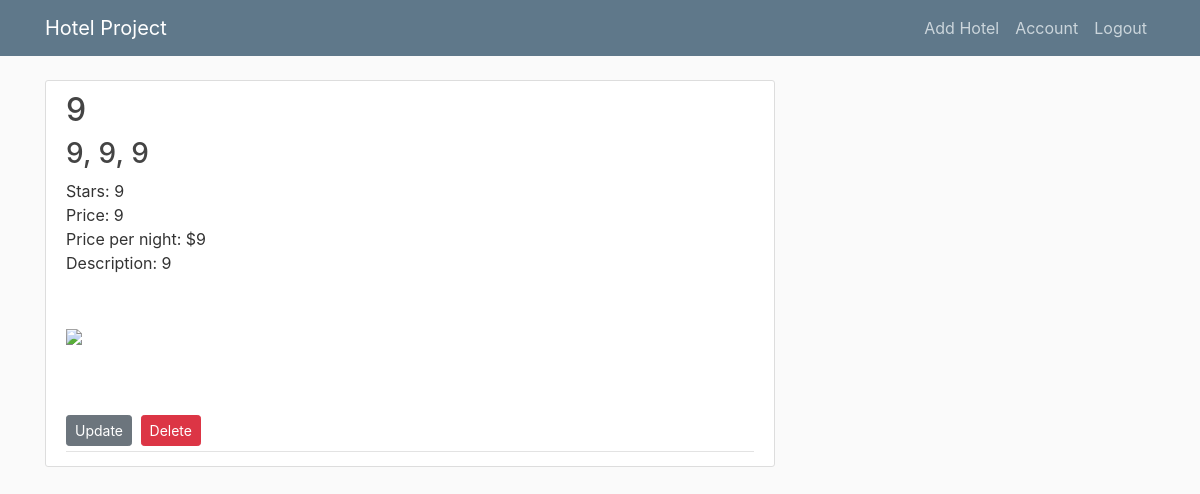
The app's page /post/1 (signed in) with its own data.
### main/models.py (models this page shows, shortened)
class Hotel(db.Model):
    id = db.Column(db.Integer, primary_key = True)
    name = db.Column(db.String(120), nullable = False)
    city = db.Column(db.String(120), nullable = False)
    state = db.Column(db.String(120), nullable = False)
    country = db.Column(db.String(120), nullable = False)
    rating = db.Column(db.Integer, nullable = False)
    price_cat = db.Column(db.String(5), nullable = False)
    price_night = db.Column(db.Integer, nullable = False)
    content = db.Column(db.Text, nullable=False)
    pic_1 = db.Column(db.String(20), nullable = False, default = 'hotel_default.jpg')
    owner_id = db.Column(db.Integer, db.ForeignKey('user.id'), nullable=False)
    reserved = db.relationship('Reservation', backref='reservation_made', lazy=True)

### main/routes.py (the view)
@app.route("/post/<int:hotel_id>")
@login_required
def post(hotel_id):
    user = User.query.all()
    hotel = Hotel.query.get_or_404(hotel_id)
    pic_1 = url_for('static', filename='hotel_pics/' + hotel.pic_1)
    if current_user.is_owner == True:
        return render_template('owner_post.html', title=hotel.name, pic_1=pic_1, hotel=hotel)
    else:
        return render_template('post.html', title=hotel.name, pic_1=pic_1, hotel=hotel)

### main/models.py (called while the page is built)
@login_manager.user_loader
def load_user(user_id):
    return User.query.get(int(user_id))

### main/templates/owner_post.html (shortened to what this page needs)
{% extends "owner_layout.html" %}
{% block content %}
    <article class="media content-section">
      <div class="media-body">
        <div class="article-metadata">
          <h2 class="article-title">{{ hotel.name }}</h2><h3>{{ hotel.city }}, {{ hotel.state }}, {{ hotel.country }}</h3>
          <p class="article-content">Stars: {{ hotel.rating }} <br> Price: {{ hotel.price_cat }} <br>Price per night: ${{ hotel.price_night }} <br>Description: {{ hotel.content }}
            <a target="_blank" href="{{ pic_1 }}">
              <img src="{{ pic_1 }}" style="width:125px">
            </a>
          {% if hotel.owner_id == current_user.id %}
              <div>
                <a class="btn btn-secondary btn-sm mt-1 mb-1" href="{{ url_for('update_hotel', hotel_id=hotel.id) }}">Update</a>
                <button type="button" class="btn btn-danger btn-sm m-1" data-toggle="modal" data-target="#deleteModal">Delete</button>
              </div>
          {% endif %}
      </article>
{% endblock content %}

### main/static/main.css (style rules this page uses)
body { background: #fafafa; color: #333333; margin-top: 5rem; }
h1, h2, h3, h4, h5, h6 { color: #444444; }
.content-section { background: #ffffff; padding: 10px 20px; border: 1px solid #dddddd; border-radius: 3px; margin-bottom: 20px; }
.article-title { color: #444444; }
.article-content { white-space: pre-line; }
.article-metadata { padding-bottom: 1px; margin-bottom: 4px; border-bottom: 1px solid #e3e3e3 }

### records on screen
Hotel: name "9", city "9", state "9", country "9", rating "9", price_cat "9", price_night "9", content "9"
